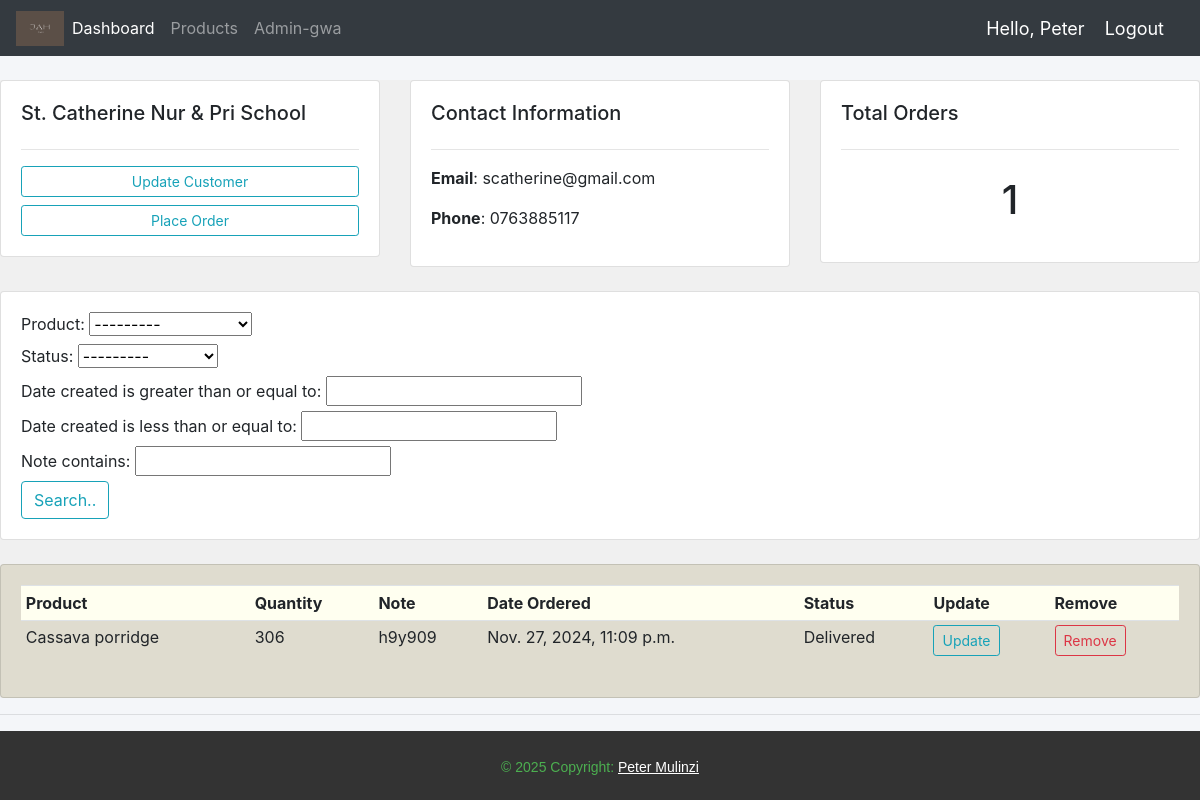
/customers/2/ (signed in), run on the app's committed database.
### Jah_Accounts/models.py (models this page shows, shortened)
class Customer(models.Model):
    name = models.CharField(max_length=200, null=True)
    phone = models.CharField(max_length=200, null=True, blank=True)
    email = models.CharField(max_length=200, null=True, blank=True)
    date_created = models.DateTimeField(auto_now_add=True, null=True, blank=True)
    def __str__(self):
        return self.name

class Order(models.Model):
    STATUS = (
        ('Pending', 'Pending'),
        ('Out for delivery', 'Out for delivery'),
        ('Delivered', 'Delivered'),
    )
    MEASUREMENT = (
        ('Kgs', 'Kgs'),
        ('Tins', 'Tins'),
    )
    Customer = models.ForeignKey(Customer, null=True, on_delete=models.SET_NULL)
    Product = models.ForeignKey(Product, null=True, on_delete=models.SET_NULL,)
    date_created = models.DateTimeField(auto_now_add=True, null=True)
    status = models.CharField(max_length=200, null=True, choices=STATUS)
    tags = models.ManyToManyField(Tag)
    Quantity = models.CharField(null=True, max_length=4)
    units = models.CharField(max_length=200, null=True, choices=MEASUREMENT,)
    note = models.CharField(max_length=200, null=True)

class Product(models.Model):
    CATEGORY = (
        ('Flour', 'Flour'),
        ('Honey', 'Honey'),
        ('Spice', 'Spice'),
    )
    name = models.CharField(max_length=200, null=True)
    price = models.FloatField(null=True)
    category = models.CharField(max_length=200, null=True, choices=CATEGORY)
    description = models.CharField(max_length=200, null = True, blank = True)
    date_created = models.DateTimeField(auto_now_add=True, null=True)
    def __str__(self):
        return self.name

### Jah_Accounts/views.py (the view)
# urls.py: path('customers/<cust_id>/', views.customers, name='customers'),
@login_required(login_url='login')
def customers(request, cust_id):
    customers = Customer.objects.get(id = cust_id)
    orders = customers.order_set.all()  #need to re-go through the exact purpose of this when back online!
    order_count = orders.count()
    myFilter = OrderFilter(request.GET, queryset=orders)
    orders = myFilter.qs
    context = {'customers': customers, 'orders': orders, 'order_count': order_count, 'customer_name': customers, 'myFilter': myFilter,}
    return render(request, 'Jah_Accounts/Customer.html', context)

### Jah_Accounts/templates/Jah_Accounts/Customer.html
{% extends "Jah_Accounts/main.html" %}
{% block content %}
<br>
<div style="background-color: #f0f0f0;">
    <div class="row">
        <div class="col-md">
            <div class="card card-body">
                <h5>{{customer_name}}</h5>
                <hr>
                <a class="btn btn-outline-info btn-sm btn-block" href="{% url 'updateCustomer' customers.id %}">Update Customer</a>
                <a class="btn btn-outline-info btn-sm btn-block" href="{% url 'createOrder' customers.id %}">Place Order</a>
            </div>
        </div>
        <div class="col-md">
            <div class="card card-body">
                <h5>Contact Information</h5>
                <hr>
                <p><b>Email</b>: {{customers.email}}</p>
                <p><b>Phone</b>: {{customers.phone}}</p>
            </div>
        </div>
        <div class="col-md">
            <div class="card card-body">
                <h5>Total Orders</h5>
                <hr>
                <h1 style="text-align: center; padding: 10px;">{{order_count}}</h1>
            </div>
        </div>
    </div>
    <br>
    <div class="row">
        <div class="col">
            <div class="card card-body">
                <form method="get">
                    {{myFilter.form}}
                <button class="btn btn-primry btn-outline-info" type="submit">Search..</button>
                </form>
            </div>
        </div>
    </div>
    <br>
    <div class="row">
        <div class="col-md">
            <div class="card card-body" style="background-color: rgb(223, 220, 207);">
                <table class="table table-sm">
                    <tr style="background-color: ivory;">
                        <th>Product</th>
                        <th>Quantity</th>
                        <th>Note</th>
                        <th>Date Ordered</th>
                        <th>Status</th>
                        <th>Update</th>
                        <th>Remove</th>
                    </tr>
                    {% for order in orders %}
                      <tr>
                        <td>{{ order.Product }}</td>
                        <td>{{order.Quantity}}</td>
                        <td>{{ order.note }}</td>
                        <td>{{ order.date_created }}</td>
                        <td>{{ order.status }}</td>
                        <td><a class="btn btn-sm btn-outline-info" href="{% url 'updateOrder' order.id %}">Update</a></td>
                        <td><a class="btn btn-sm btn-outline-danger" href="{% url 'deleteOrder' order.id %}">Remove</a></td>
                      </tr>
                    {% endfor %}
                </table>
            </div>
        </div>
    </div>
</div>
{% endblock %}

### Jah_Accounts/templates/Jah_Accounts/navbar.html (shortened to what this page needs)
{% load static %}
<nav class="navbar navbar-expand-lg navbar-dark bg-dark">
    <img src="/static/images/jah_sample_logo.png" alt="" width="48" height="35">
    <div class="collapse navbar-collapse" id="navbarNavAltMarkup">
      <div class="navbar-nav">
        <a class="nav-item nav-link active" href="{% url 'home' %}">Dashboard</a>
        <a class="nav-item nav-link" href="{% url 'products' %}">Products</a>
        <a class="nav-item nav-link" href="http://127.0.0.1:8000/admin/">Admin-gwa</a>
      </div>
    </div>
    <span class="hello-msg">Hello, {{request.user}}</span>
    <span><a class="hello-msg" href="{% url 'logout' %}">Logout</a></span>
  </nav>

### static/css/main.css (style rules this page uses)
body { background-color: #f4f6f9; }

### Jah_Accounts/templates/Jah_Accounts/navbar.html (style rules this page uses)
.hello-msg { font-size: 18px; color: #fff; margin-right: 20px; }

### data on the page
Customer: name "St. Catherine Nur & Pri School", email "scatherine@gmail.com", phone "0763885117"
Order: Product "Cassava porridge", Quantity "306", note "h9y909", date_created "Nov. 27, 2024, 11:09 p.m.", status "Delivered"

### other printed values
{{ request.user }} "Peter"
{{ order_count }} "1"
